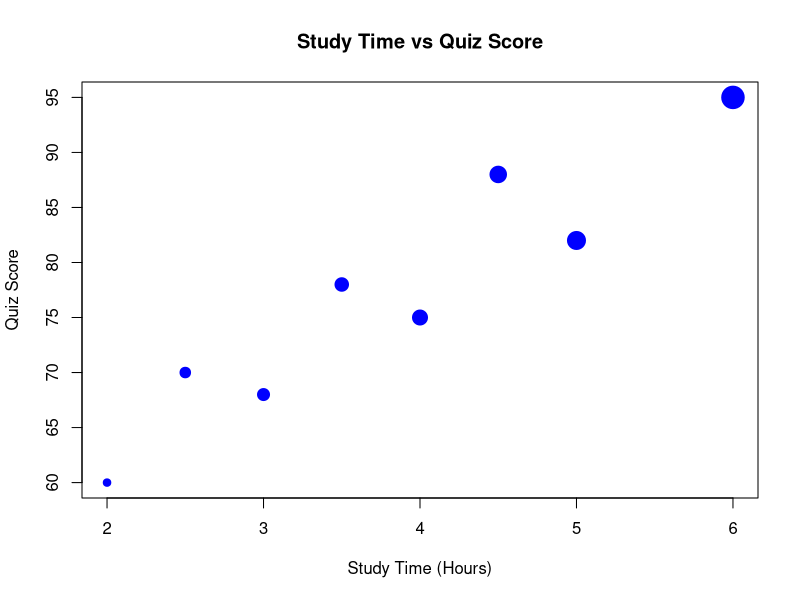

Here is the R script that generated this plot:
# Create Dataset
Study_Time <- c(2,3,4,5,6,2.5,3.5,4.5)
Quiz_Score <- c(60,68,75,82,95,70,78,88)
Videos_Watched <- c(5,8,10,12,15,7,9,11)

# Scatter Plot
plot(Study_Time,
     Quiz_Score,
     main="Study Time vs Quiz Score",
     xlab="Study Time (Hours)",
     ylab="Quiz Score",
     pch=19,
     col="blue",
     cex=Videos_Watched/5)
